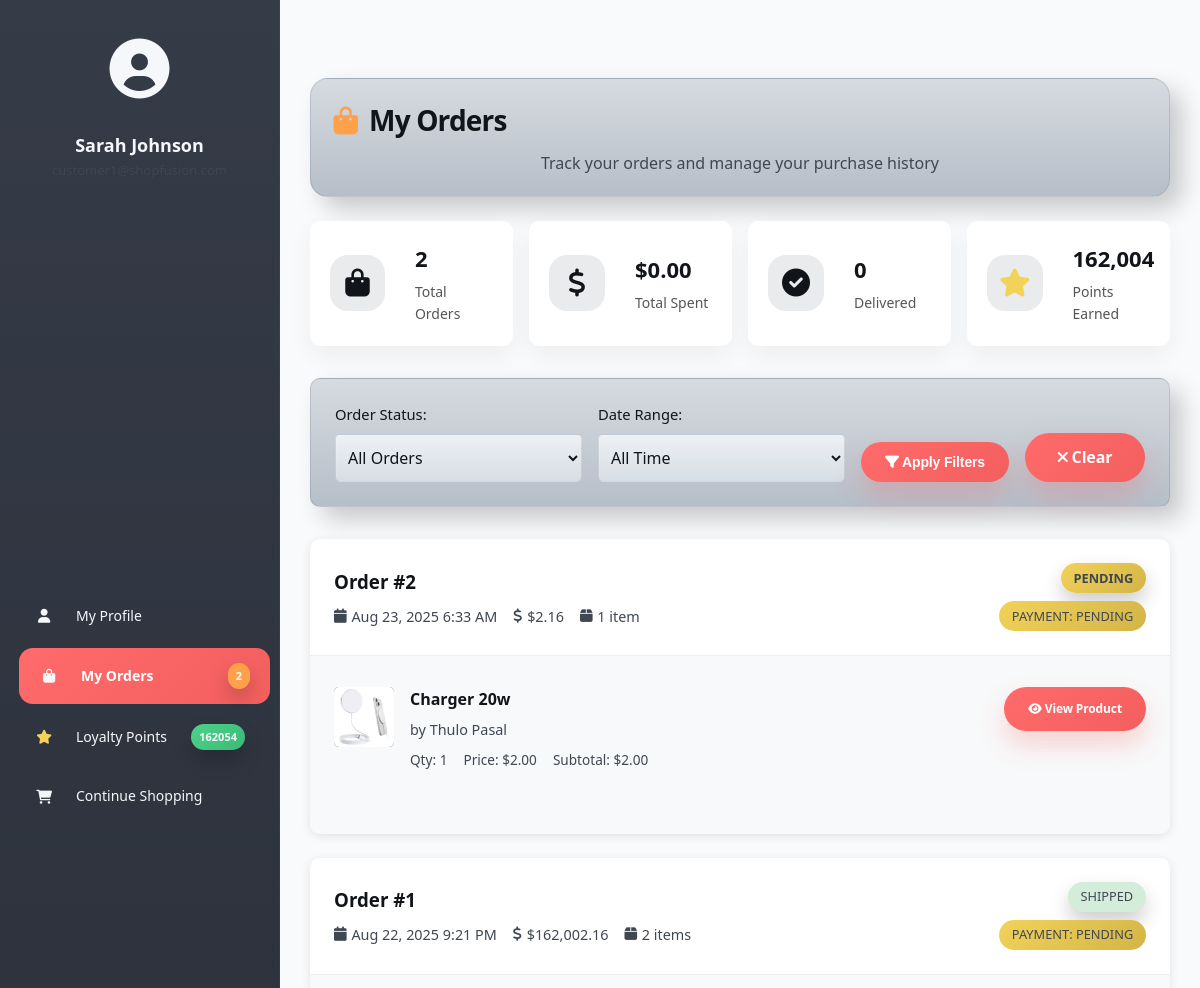
Before: /customer/orders.php (signed in, upper part) with the older database file.
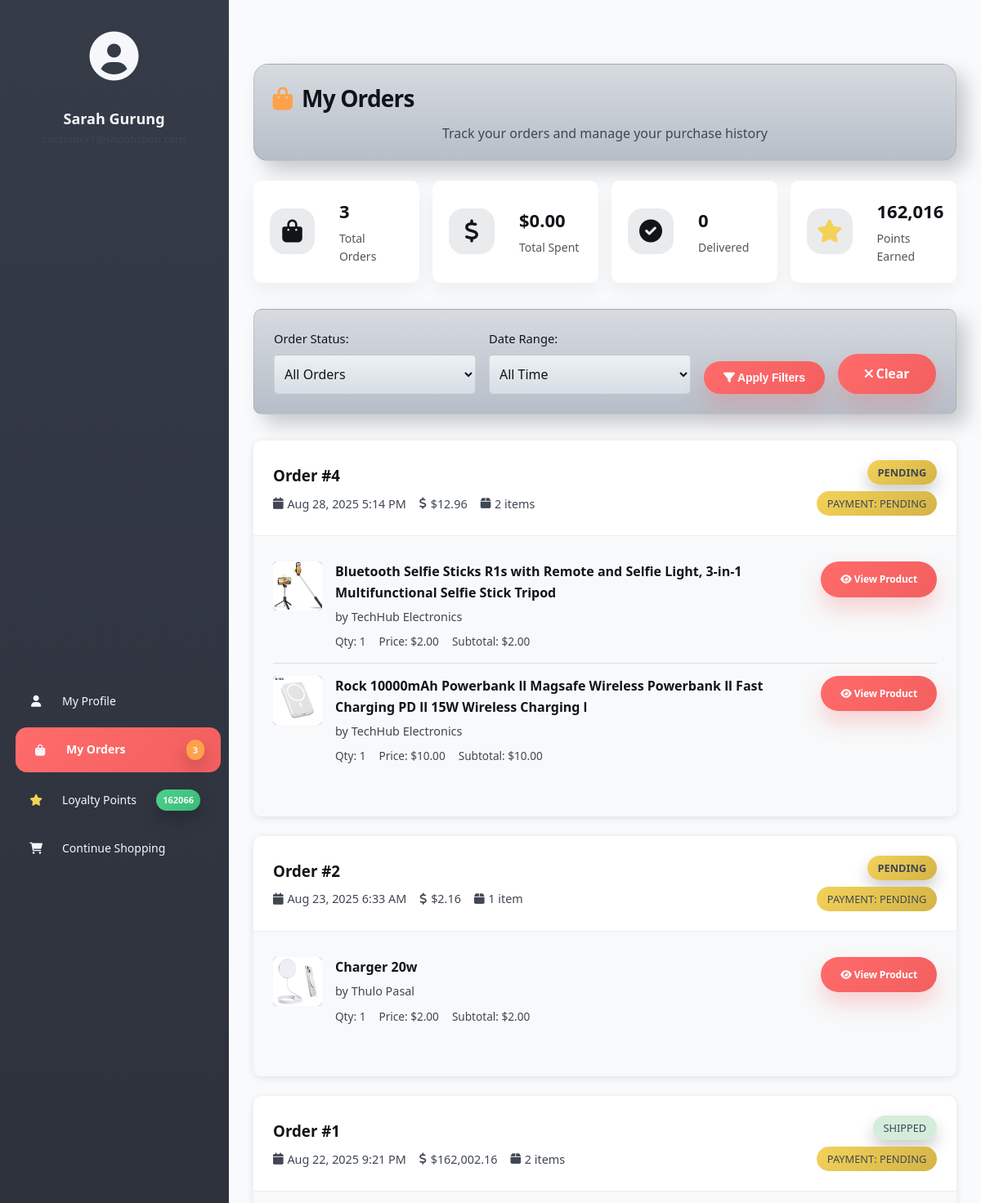
After: the same page with the newer database file.
### tables this page shows
CREATE TABLE `users` (
  `user_id` int(11) NOT NULL,
  `username` varchar(50) NOT NULL,
  `email` varchar(100) NOT NULL,
  `password` varchar(255) NOT NULL,
  `full_name` varchar(100) NOT NULL,
  `phone` varchar(20) DEFAULT NULL,
  `address` text DEFAULT NULL,
  `role` enum('admin','trader','customer') NOT NULL,
  `status` enum('active','pending','disabled') DEFAULT 'active',
  `violation_count` int(11) DEFAULT 0,
  `loyalty_points` int(11) DEFAULT 0,
  `created_at` timestamp NOT NULL DEFAULT current_timestamp(),
  `updated_at` timestamp NOT NULL DEFAULT current_timestamp() ON UPDATE current_timestamp()
);

CREATE TABLE `orders` (
  `order_id` int(11) NOT NULL,
  `customer_id` int(11) NOT NULL,
  `total_amount` decimal(10,2) NOT NULL,
  `payment_status` enum('pending','completed','failed') DEFAULT 'pending',
  `payment_method` varchar(50) DEFAULT NULL,
  `paypal_transaction_id` varchar(100) DEFAULT NULL,
  `shipping_address` text NOT NULL,
  `order_status` enum('pending','processing','shipped','delivered','cancelled') DEFAULT 'pending',
  `promo_code` varchar(20) DEFAULT NULL,
  `discount_amount` decimal(10,2) DEFAULT 0.00,
  `points_used` int(11) DEFAULT 0,
  `points_earned` int(11) DEFAULT 0,
  `created_at` timestamp NOT NULL DEFAULT current_timestamp(),
  `updated_at` timestamp NOT NULL DEFAULT current_timestamp() ON UPDATE current_timestamp()
);

CREATE TABLE `order_items` (
  `item_id` int(11) NOT NULL,
  `order_id` int(11) NOT NULL,
  `product_id` int(11) NOT NULL,
  `shop_id` int(11) NOT NULL,
  `quantity` int(11) NOT NULL,
  `unit_price` decimal(10,2) NOT NULL,
  `subtotal` decimal(10,2) NOT NULL
);

CREATE TABLE `products` (
  `product_id` int(11) NOT NULL,
  `shop_id` int(11) NOT NULL,
  `category_id` int(11) NOT NULL,
  `product_name` varchar(100) NOT NULL,
  `description` text DEFAULT NULL,
  `price` decimal(10,2) NOT NULL,
  `stock_quantity` int(11) DEFAULT 0,
  `image_path` varchar(255) DEFAULT NULL,
  `rating` decimal(3,2) DEFAULT 0.00,
  `total_reviews` int(11) DEFAULT 0,
  `status` enum('active','inactive') DEFAULT 'active',
  `created_at` timestamp NOT NULL DEFAULT current_timestamp(),
  `updated_at` timestamp NOT NULL DEFAULT current_timestamp() ON UPDATE current_timestamp()
);

CREATE TABLE `shops` (
  `shop_id` int(11) NOT NULL,
  `trader_id` int(11) NOT NULL,
  `shop_name` varchar(100) NOT NULL,
  `description` text DEFAULT NULL,
  `status` enum('active','inactive') DEFAULT 'active',
  `created_at` timestamp NOT NULL DEFAULT current_timestamp()
);

### ai/includes/helpers.php (called while the page is built, shortened)
<?php
require_once __DIR__ . '/../../includes/functions.php';
function ai_relative_url($basePath, $path) {
    return rtrim($basePath, '/') . '/' . ltrim($path, '/');
}

### includes/functions.php (called while the page is built, shortened)
<?php
function formatPrice($price) {
    return '$' . number_format($price, 2);
}
function formatDateTime($datetime) {
    return date('M j, Y g:i A', strtotime($datetime));
}
function getImagePath($imagePath, $baseDir = '') {
    $fullPath = $baseDir . $imagePath;
    if (file_exists($fullPath)) {
        return $fullPath;
    }
    return $baseDir . 'uploads/products/placeholder.jpg';
}
?>

### customer/orders.php (the view, shortened to what the rows shown need)
<?php
require_once '../includes/functions.php';
require_once '../ai/includes/bootstrap.php';
require_once '../ai/includes/review_service.php';
$currentUser = getCurrentUser();
$stmt = $pdo->prepare("SELECT * FROM users WHERE user_id = ?");
$stmt->execute([$currentUser['user_id']]);
$userData = $stmt->fetch();
try {
    $statusFilter = isset($_GET['status']) ? sanitize($_GET['status']) : '';
    $dateFilter = isset($_GET['date_range']) ? sanitize($_GET['date_range']) : '';
    $conditions = ["o.customer_id = ?"];
    $params = [$currentUser['user_id']];
    $whereClause = "WHERE " . implode(" AND ", $conditions);
    $page = isset($_GET['page']) ? max(1, intval($_GET['page'])) : 1;
    $limit = 10;
    $offset = ($page - 1) * $limit;
    $stmt = $pdo->prepare("
        SELECT o.*,
               COUNT(oi.item_id) as item_count,
               SUM(oi.quantity) as total_items
        FROM orders o
        LEFT JOIN order_items oi ON o.order_id = oi.order_id
        $whereClause
        GROUP BY o.order_id
        ORDER BY o.created_at DESC
        LIMIT $limit OFFSET $offset
    ");
    $stmt->execute($params);
    $orders = $stmt->fetchAll();
    $orderItems = [];
    if (!empty($orders)) {
        $orderIds = array_column($orders, 'order_id');
        $placeholders = str_repeat('?,', count($orderIds) - 1) . '?';
        $stmt = $pdo->prepare("
            SELECT oi.*, p.product_name, p.image_path, s.shop_name,
                   r.review_id, r.rating as user_rating, r.comment as user_comment
            FROM order_items oi
            JOIN products p ON oi.product_id = p.product_id
            JOIN shops s ON oi.shop_id = s.shop_id
            LEFT JOIN reviews r ON p.product_id = r.product_id AND r.customer_id = ?
            WHERE oi.order_id IN ($placeholders)
            ORDER BY oi.order_id DESC, oi.item_id
        ");
        $stmt->execute(array_merge([$currentUser['user_id']], $orderIds));
        while ($item = $stmt->fetch()) {
            $orderItems[$item['order_id']][] = $item;
        }
    }
} catch (PDOException $e) {
    $error = "Failed to load orders: " . $e->getMessage();
}
?>
<!DOCTYPE html>
<html lang="en">
<head>
    <link rel="stylesheet" href="../css/style.css">
    <link rel="stylesheet" href="../css/theme.css">
    <link rel="stylesheet" href="../css/customer.css">
    <link rel="stylesheet" href="../css/theme-refresh.css">
    <?php echo ai_render_head_assets('..'); ?>
    <link href="https://cdnjs.cloudflare.com/ajax/libs/font-awesome/6.0.0/css/all.min.css" rel="stylesheet">
</head>
<body class="customer-body">
    <div class="customer-container">
        <nav class="customer-sidebar">
            <div class="sidebar-header">
                <div class="user-avatar">
                    <i class="fas fa-user-circle"></i>
                </div>
                <h3><?php echo htmlspecialchars($userData['full_name']); ?></h3>
                <p class="user-email"><?php echo htmlspecialchars($userData['email']); ?></p>
            </div>
            <ul class="sidebar-menu">
                <li>
                    <a href="points.php">
                        <i class="fas fa-star"></i> Loyalty Points
                        <span class="badge points-badge"><?php echo $userData['loyalty_points']; ?></span>
                    </a>
                </li>
            </ul>
        </nav>
        <main class="customer-main">
            <div class="page-header">
                <h1><i class="fas fa-shopping-bag"></i> My Orders</h1>
            </div>
            <div class="orders-section">
                <?php if (empty($orders)): ?>
                    <div class="empty-state">
                        <i class="fas fa-shopping-bag"></i>
                        <h3>No orders found</h3>
                        <p>
                            <?php if ($statusFilter || $dateFilter): ?>
                                No orders match your current filters. Try adjusting your search criteria.
                            <?php else: ?>
                                You haven't placed any orders yet. Start shopping to see your orders here!
                            <?php endif; ?>
                        </p>
                        <a href="../index.php" class="btn-primary">
                            <i class="fas fa-shopping-cart"></i> Start Shopping
                        </a>
                    </div>
                <?php else: ?>
                    <div class="orders-list">
                        <?php foreach ($orders as $order): ?>
                            <div class="order-card">
                                <div class="order-header">
                                    <div class="order-info">
                                        <h3>Order #<?php echo $order['order_id']; ?></h3>
                                        <div class="order-meta">
                                            <span class="order-date">
                                                <i class="fas fa-calendar"></i>
                                                <?php echo formatDateTime($order['created_at']); ?>
                                            </span>
                                            <span class="order-total">
                                                <i class="fas fa-dollar-sign"></i>
                                                <?php echo formatPrice($order['total_amount']); ?>
                                            </span>
                                            <span class="order-items">
                                                <i class="fas fa-box"></i>
                                                <?php echo $order['total_items']; ?> item<?php echo $order['total_items'] != 1 ? 's' : ''; ?>
                                            </span>
                                        </div>
                                    </div>
                                    <div class="order-status-section">
                                        <span class="order-status status-<?php echo $order['order_status']; ?>">
                                            <?php echo ucfirst($order['order_status']); ?>
                                        </span>
                                        <span class="payment-status status-<?php echo $order['payment_status']; ?>">
                                            Payment: <?php echo ucfirst($order['payment_status']); ?>
                                        </span>
                                    </div>
                                </div>
                                <?php if (isset($orderItems[$order['order_id']])): ?>
                                    <div class="order-items-list">
                                        <?php foreach ($orderItems[$order['order_id']] as $item): ?>
                                            <div class="order-item">
                                                <div class="item-image">
                                                    <img src="<?php echo htmlspecialchars(getImagePath($item['image_path'], '../')); ?>"
                                                         alt="<?php echo htmlspecialchars($item['product_name']); ?>">
                                                </div>
                                                <div class="item-details">
                                                    <h4><?php echo htmlspecialchars($item['product_name']); ?></h4>
                                                    <p class="item-shop">by <?php echo htmlspecialchars($item['shop_name']); ?></p>
                                                    <div class="item-specs">
                                                        <span>Qty: <?php echo $item['quantity']; ?></span>
                                                        <span>Price: <?php echo formatPrice($item['unit_price']); ?></span>
                                                        <span>Subtotal: <?php echo formatPrice($item['subtotal']); ?></span>
                                                    </div>
                                                </div>
                                                <div class="item-actions">
                                                    <a href="../shop/product.php?id=<?php echo $item['product_id']; ?>" class="btn-small btn-secondary">
                                                        <i class="fas fa-eye"></i> View Product
                                                    </a>
                                                </div>
                                            </div>
                                        <?php endforeach; ?>
                                    </div>
                                <?php endif; ?>
                                <div class="order-actions">
                                </div>
                            </div>
                        <?php endforeach; ?>
                    </div>
                <?php endif; ?>
            </div>
        </main>
    </div>
</body>
</html>

Changed rows visible on the page:
changed users: full_name "Sarah Johnson" → "Sarah Gurung"; loyalty_points "162054" → "162066"
added orders: order_id "4", created_at "Aug 28, 2025 5:14 PM", total_amount "$12.96", total_items "2", order_status "PENDING", payment_status "PENDING"
added order_items: product.image_path (picture), product.product_name "Bluetooth Selfie Sticks R1s with Remote and Selfie Light, 3-in-1 Multifunctional Selfie Stick Tripod", shop.shop_name "TechHub Electronics", quantity "1", unit_price "$2.00", subtotal "$2.00", shown under "4"
added order_items: product.image_path (picture), product.product_name "Rock 10000mAh Powerbank ll Magsafe Wireless Powerbank ll Fast Charging PD ll 15W Wireless Charging l", shop.shop_name "TechHub Electronics", quantity "1", unit_price "$10.00", subtotal "$10.00", shown under "4"
Other visible differences:
$orderStats['total_orders']: "2" → "3"
$orderStats['total_points_earned']: "162,004" → "162,016"
